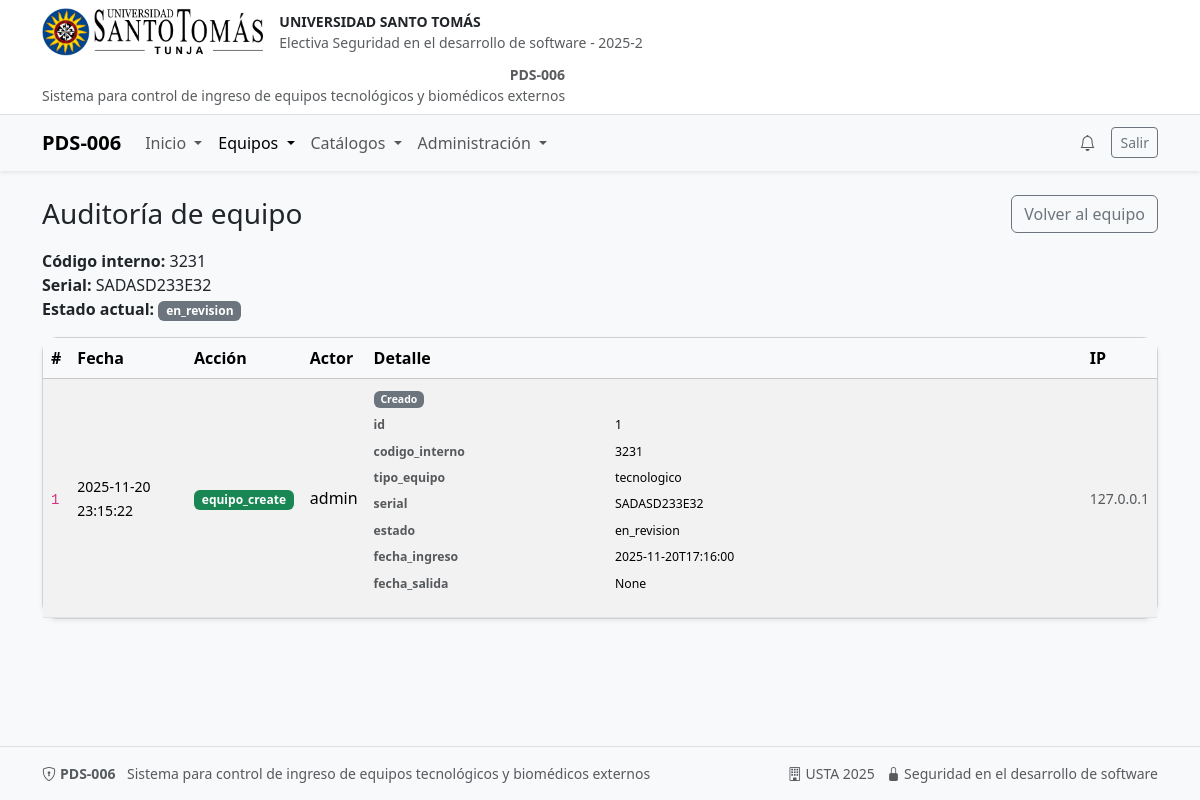
/equipos/1/auditoria (signed in), run on the app's committed database.
### models.py (models this page shows, shortened)
class Base(DeclarativeBase):  # para heredar en los modelos, es decir para hacer el mapeo ORM
    pass # pass es para indicar que no hay nada más que hacer aquí, es un marcador de posición.

class Equipo(Base):
    __tablename__ = "equipos"
    __table_args__ = (
        UniqueConstraint("serial", name="uq_equipos_serial"),
        CheckConstraint(
            """
            (
                estado IN ('pendiente','en_revision')
                AND fecha_salida IS NULL
            )
            OR
            (
                estado = 'aprobado'
                AND (fecha_salida IS NULL OR fecha_ingreso <= fecha_salida)
            )
            OR
            (
                estado = 'devuelto'
                AND fecha_salida IS NOT NULL
                AND fecha_ingreso <= fecha_salida
            )
            """,
            name="ck_equipos_estado_fecha"
        ),
    )
    id: Mapped[int] = mapped_column(Integer, primary_key=True, autoincrement=True)
    codigo_interno: Mapped[str] = mapped_column(String(50), unique=True, nullable=False, index=True)
    tipo_equipo: Mapped[str] = mapped_column(
        SAEnum("tecnologico", "biomedico"),
        nullable=False,
        index=True
    )
    marca: Mapped[str | None] = mapped_column(String(100))
    modelo: Mapped[str | None] = mapped_column(String(100))
    serial: Mapped[str | None] = mapped_column(String(100), nullable=True, index=True)
    empresa_id: Mapped[int] = mapped_column(
        Integer,
        ForeignKey("empresas_externas.id", ondelete="RESTRICT"),
        nullable=False,
        index=True
    )
    responsable_id: Mapped[int] = mapped_column(
        Integer,
        ForeignKey("responsables_entrega.id", ondelete="RESTRICT"),
        nullable=False,
        index=True
    )
    fecha_ingreso: Mapped[datetime] = mapped_column(
        DateTime(timezone=False),
        server_default=func.now(),
        nullable=False
    )
    fecha_salida: Mapped[datetime | None] = mapped_column(DateTime(timezone=False))
    estado: Mapped[str] = mapped_column(
        SAEnum("pendiente", "en_revision", "aprobado", "devuelto"),
        nullable=False,
        default="pendiente",
        server_default="pendiente",
        index=True
    )
    observaciones: Mapped[str | None] = mapped_column(Text)
    autorizado_por: Mapped[int | None] = mapped_column(
        Integer,
        ForeignKey("users.id", ondelete="SET NULL"),
        nullable=True,
        index=True
    )
    autorizador = relationship("User", foreign_keys=[autorizado_por])
    empresa = relationship("EmpresaExterna", back_populates="equipos")
    responsable = relationship("ResponsableEntrega", back_populates="equipos")
    created_at: Mapped[datetime] = mapped_column(
        DateTime(timezone=False),
        server_default=func.now(),
        nullable=False
    )
    updated_at: Mapped[datetime] = mapped_column(
        DateTime(timezone=False),
        server_default=func.now(),
        onupdate=func.now(),
        nullable=False
    )

class EquipoAudit(Base):
    __tablename__ = "equipo_audit"
    id = Column(Integer, primary_key=True)
    equipo_id = Column(Integer, ForeignKey("equipos.id", ondelete="CASCADE"), nullable=False)
    actor_user_id = Column(Integer, ForeignKey("users.id", ondelete="SET NULL"), nullable=True)
    action = Column(String(50), nullable=False)
    detail = Column(Text, nullable=True)
    ip = Column(String(45), nullable=True)
    user_agent = Column(String(255), nullable=True)
    created_at = Column(DateTime(timezone=True), server_default=func.now(), nullable=False)
    equipo = relationship(
        "Equipo",
        backref=backref("audits", passive_deletes=True)
    )
    actor = relationship("User", backref="equipo_audits", foreign_keys=[actor_user_id])

class User(Base, UserMixin):
    __tablename__ = "users"
    id: Mapped[int] = mapped_column(Integer, primary_key=True, autoincrement=True)
    identificacion: Mapped[str] = mapped_column(
        String(30),
        unique=True,
        nullable=False,
        index=True
    )
    username: Mapped[str] = mapped_column(String(50), unique=True, nullable=False, index=True)
    email: Mapped[str] = mapped_column(String(120), unique=True, nullable=False, index=True)
    password_hash: Mapped[str] = mapped_column(String(255), nullable=False)
    role: Mapped[str] = mapped_column(
        Enum("admin", "usuario"),
        default="usuario",
        nullable=False
    )

### app.py (the view)
@app.route("/equipos/<int:equipo_id>/auditoria") # ---------------------------------- Vista de auditoría de un equipo específico
@login_required
@admin_required
def audit_equipo_show(equipo_id: int):
    db = SessionLocal()
    try:
        e = db.get(Equipo, equipo_id)
        if not e:
            flash("Equipo no encontrado.", "warning")
            return redirect(url_for("equipos_index"))
        page = max(1, int(request.args.get("page", 1)))
        size = min(100, max(10, int(request.args.get("size", 20))))
        qry = (db.query(EquipoAudit)
               .filter(EquipoAudit.equipo_id == equipo_id)
               .options(joinedload(EquipoAudit.actor))
               .order_by(EquipoAudit.id.desc()))
        total = qry.count()
        audits = qry.offset((page-1)*size).limit(size).all()
        return render_template("audit_equipo_list.html",
                               e=e, audits=audits, page=page, size=size, total=total)
    finally:
        db.close()

### app.py (called while the page is built)
@login_manager.user_loader # carga el usuario a partir del ID almacenado en la sesión
def load_user(user_id):
    db = SessionLocal()
    try:
        return db.get(User, int(user_id))
    finally:
        db.close()

@app.teardown_appcontext # cerrar sesión de BD al terminar request
def remove_session(exception=None):
    SessionLocal.remove()

def admin_required(view_func):
    @wraps(view_func)
    def wrapper(*args, **kwargs):
        if not current_user.is_authenticated:
            return login_manager.unauthorized()
        if getattr(current_user, "role", None) != "admin":
            flash("No tienes permisos para esta sección.", "danger")
            return redirect(url_for("dashboard"))
        return view_func(*args, **kwargs)
    return wrapper

@app.context_processor
def inject_photo_url_helpers():
    def photo_url(kind: str, obj_id: int):
        path = f"uploads/{kind}_{obj_id}.png"
        full = os.path.join(app.static_folder, path)
        if os.path.exists(full):
            return url_for('static', filename=path)
        return url_for('static', filename='img/logo.png')
    return dict(photo_url=photo_url)

### templates/audit_equipo_list.html (shortened to what this page needs)
{% extends "base.html" %}
{% block content %}
<div class="d-flex justify-content-between align-items-center mb-3">
  <h3 class="m-0">Auditoría de equipo</h3>
  <a class="btn btn-outline-secondary" href="{{ url_for('equipos_show', equipo_id=e.id) }}">Volver al equipo</a>
</div>
<div class="mb-3">
  <div><strong>Código interno:</strong> {{ e.codigo_interno }}</div>
  <div><strong>Serial:</strong> {{ e.serial or '—' }}</div>
  <div><strong>Estado actual:</strong>
    <span class="badge text-bg-secondary">{{ e.estado }}</span>
  </div>
</div>
<div class="card shadow-sm">
  <div class="card-body p-0">
    <div class="table-responsive">
      <table class="table table-striped align-middle m-0">
        <thead class="table-light">
          <tr>
            <th>#</th>
            <th>Fecha</th>
            <th>Acción</th>
            <th>Actor</th>
            <th>Detalle</th>
            <th>IP</th>
          </tr>
        </thead>
        <tbody>
          {% for a in audits %}
          <tr>
            <td><code class="user-select-all">{{ a.id }}</code></td>
            <td><small>{{ a.created_at.strftime('%Y-%m-%d %H:%M:%S') }}</small></td>
            {% set badge_class = 'text-bg-secondary' %}
            {% if a.action == 'equipo_create' %}
              {% set badge_class = 'text-bg-success' %}
            {% elif a.action == 'equipo_update' %}
              {% set badge_class = 'text-bg-warning' %}
            {% elif a.action == 'equipo_delete' %}
              {% set badge_class = 'text-bg-danger' %}
            {% endif %}
            <td><span class="badge {{ badge_class }}">{{ a.action }}</span></td>
            <td>{{ a.actor.username if a.actor and a.actor.username else '—' }}</td>
            <td class="small">{{ a.detail|render_audit_detail }}</td>
            <td>
              <small class="text-muted" title="{{ a.user_agent or '' }}">
                {{ a.ip or '—' }}
              </small>
            </td>
          </tr>
          {% else %}
          <tr>
            <td colspan="6" class="text-center py-4 text-muted">Sin eventos registrados.</td>
          </tr>
          {% endfor %}
        </tbody>
      </table>
    </div>
  </div>
</div>
{% endblock %}

### static/css/custom.css (style rules this page uses)
.card { border-radius: 1rem; }

### data on the page
Equipo: codigo_interno "3231", serial "SADASD233E32", estado "en_revision"
EquipoAudit: id "1", created_at "2025-11-20 23:15:22", action "equipo_create", actor "admin", detail|render_audit_detail "Creado id 1 codigo_interno 3231 tipo_equipo tecnologico serial SADASD233E32 estado en_revision fecha_ingreso 2025-11-20T17:16:00 fecha_salida None", ip "127.0.0.1"
